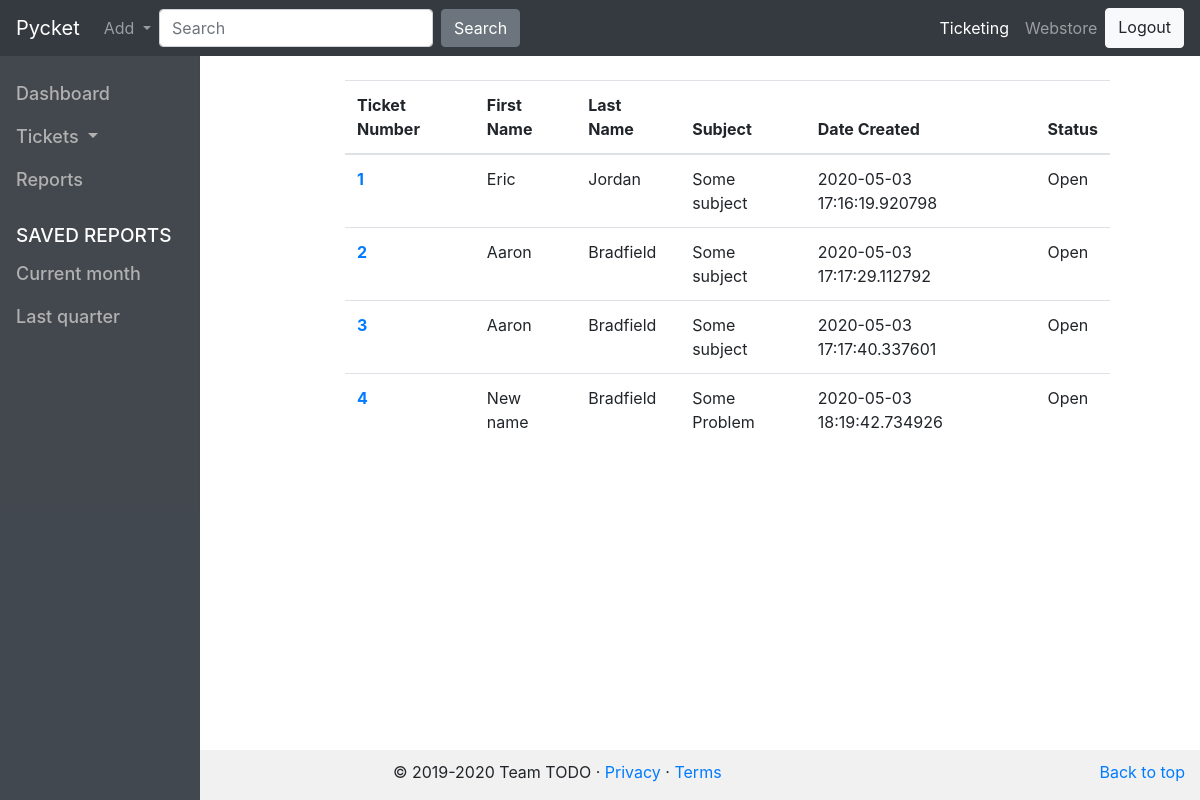
/ticket/index (signed in), run on an earlier commit of the app's database.
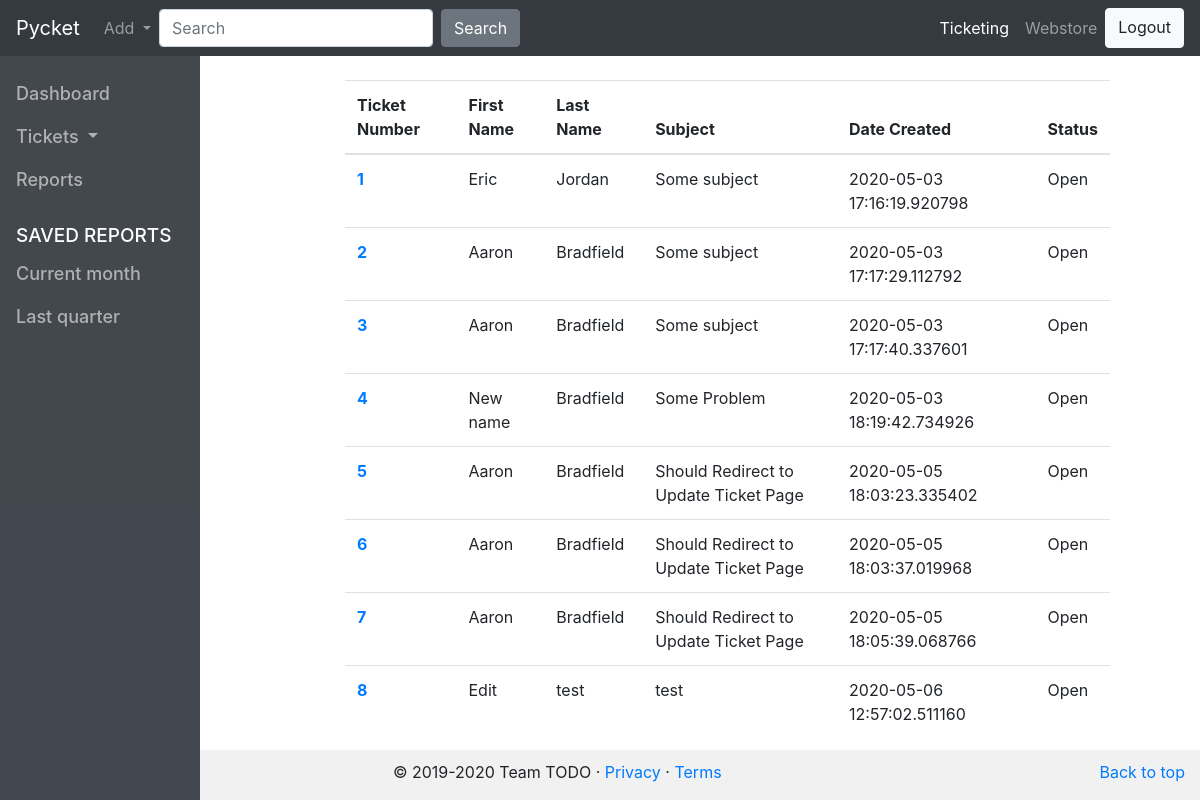
And on a later commit of the database.
### pycket/models.py (models this page shows, shortened)
class Ticket(db.Model):
    id = db.Column(db.Integer, primary_key=True)
    firstname = db.Column(db.String(64), index=True)
    lastname = db.Column(db.String(64), index=True)
    phone_number = db.Column(db.String(10), index=True)
    email = db.Column(db.String(128), index=True)
    location = db.Column(db.String(200), index=True)
    subject = db.Column(db.String(140), index=True)
    description = db.Column(db.String(1000))
    timestamp = db.Column(db.DateTime, index=True, default=datetime.utcnow)
    status = db.Column(db.String(35), default=ticket_statuses.one.value)
    user_id = db.Column(db.Integer, db.ForeignKey('user.id'))
    def get_id(self):
        return self.id
    def get_creation_timestamp(self):
        return self.timestamp
    def get_firstname(self):
        return self.firstname
    def get_lastname(self):
        return self.lastname
    def get_subject(self):
        return self.subject
    def get_status(self):
        return self.status

### pycket/ticket.py (the view)
@bp.route('/ticket/index')
@login_required
def index():
    tickets = Ticket.query.all()
    return render_template('ticket_home.html', tickets=tickets)

### pycket/models.py (called while the page is built)
@login.user_loader
def load_user(id):
    return User.query.get(int(id))

### pycket/templates/ticket/ticket_home.html (shortened to what this page needs)
{% extends 'ticket_base.html' %}
{% block stylesheets %}
<link rel="stylesheet" href="{{ url_for('static', filename='css/app/index.css') }}">
{% endblock %}
{% block content %}
<table class="table">
  <thead>
    <tr>
      <th scope="col">Ticket Number</th>
      <th scope="col">First Name</th>
      <th scope="col">Last Name</th>
      <th scope="col">Subject</th>
      <th scope="col">Date Created</th>
      <th scope="col">Status</th>
    </tr>
  </thead>
  <tbody>
    {% for ticket in tickets %}
    <tr>
        <th scope="row">
            <a href="{{ url_for('ticket.update', id=ticket.get_id()) }}">{{ ticket.get_id() }}</a>
        </th>
        <td>{{ ticket.get_firstname() }}</td>
        <td>{{ ticket.get_lastname() }}</td>
        <td>{{ ticket.get_subject() }}</td>
        <td>{{ ticket.get_creation_timestamp() }}</td>
        <td>{{ ticket.get_status() }}</td>
    </tr>
    {% endfor %}
  </tbody>
</table>
{% endblock %}

### pycket/templates/ticket/ticket_base.html (shortened to what this page needs)
<!DOCTYPE html>
<html lang="en">
<head>
    <link rel="stylesheet" href="{{ url_for('static', filename='bootstrap/bootstrap.min.css') }}">
    <link rel="stylesheet" href="{{ url_for('static', filename='css/app/style.css') }}">
    {% block stylesheets %} {% endblock %}
</head>
<body>
    <div id="navbar" class="container-fluid">
        <nav class="navbar navbar-expand-md navbar-dark fixed-top bg-dark">
            <a class="navbar-brand" href="{{ url_for('ticket.index') }}">Pycket</a>
            <div class="collapse navbar-collapse" id="navbarNavAltMarkup">
                <div class="navbar-nav">
                    <div class="nav-item dropdown">
                        <a class="nav-link dropdown-toggle" href="#" id="navbarDropdown" role="button" data-toggle="dropdown" aria-haspopup="true" aria-expanded="false">
                            Add
                          </a>
                    </div>
                    <form id="search" class="form-inline my-2 my-lg-0">
                        <input class="form-control mr-sm-2" type="search" placeholder="Search" aria-label="Search">
                        <button class="btn btn-secondary my-2 my-sm-0" type="submit">Search</button>
                      </form>
                </div>
                <div class="navbar-nav ml-auto">
                    {% if current_user.is_anonymous %}
                    <a class="btn btn-info extra-btn" href="{{ url_for('login') }}">Login</a>
                    <a id="signup" class="btn btn-info right-btn" href="{{ url_for('register') }}">Get Started</a>
                    {% else %}
                    <a class="nav-item nav-link active" href="{{ url_for('ticket.index') }}">Ticketing <span class="sr-only">(current)</span></a>
                    <a class="nav-item nav-link" href="{{ url_for('webstore.index') }}">Webstore</a>
                    <a id="nav-logout" class="btn btn-light right-btn" href="{{ url_for('logout') }}">Logout</a>
                    {% endif %}
                </div>
            </div>
        </nav>
    </div>
    <div class="container-fluid">
        <div class="row">
            <nav class="col-md-2 d-none d-md-block bg-light sidebar">
                <div class="sidebar-sticky">
                    <ul class="nav flex-column">
                        <li class="nav-item">
                            <a class="nav-link active" href="{{ url_for('ticket.index') }}">
                                Dashboard <span class="sr-only">(current)</span>
                            </a>
                        </li>
                        <a class="nav-link dropdown-toggle" href="#" id="navbarDropdown" role="button" data-toggle="dropdown" aria-haspopup="true" aria-expanded="false">
                            Tickets
                          </a>
                        <li class="nav-item">
                            <a class="nav-link" href="#">
                                Reports
                            </a>
                        </li>
                    </ul>
                    <h6
                        class="sidebar-heading d-flex justify-content-between align-items-center px-3 mt-4 mb-1">
                        <span>Saved reports</span>
                    </h6>
                    <ul class="nav flex-column mb-2">
                        <li class="nav-item">
                            <a class="nav-link" href="#">
                                Current month
                            </a>
                        </li>
                        <li class="nav-item">
                            <a class="nav-link" href="#">
                                Last quarter
                            </a>
                        </li>
                    </ul>
                </div>
            </nav>
            <div id="content" class="container row">
                {% block content %} {% endblock %}
            </div>
            <footer class="footer">
                <div class="container-fluid">
                    <p class="float-right"><a href="#">Back to top</a></p>
                    <p>&copy; 2019-2020 Team TODO &middot; <a href="#">Privacy</a> &middot; <a href="#">Terms</a></p>
                </div>
            </footer>
</body>

### pycket/static/css/app/style.css (style rules this page uses)
.sidebar { position: fixed; top: 0; bottom: 0; left: 0; z-index: 100; padding: 48px 0 0; box-shadow: inset -1px 0 0 rgba(0, 0, 0, .1); }
.sidebar-sticky { position: relative; top: 0; height: calc(100vh - 48px); padding-top: 1.5rem; overflow-x: hidden; overflow-y: auto; background-color: #343a40; opacity: 0.92; }
.sidebar .nav-link { font-weight: 500; font-size: 18px; color: #ababab; }
.sidebar .nav-link.active { color: #ababab; }
.sidebar-heading { font-size: 19px; font-weight: 500; text-transform: uppercase; color: white; }
.footer { position: absolute; bottom: 0; width: 100%; text-align: center; background-color: #f1f1f1; padding-top: 10px; }

### pycket/static/css/app/index.css (style rules this page uses)
#content { padding-top: 80px; padding-left: 360px; max-width: 95%; }

What changed in the data, as far as the page shows it:
added Ticket: get_id "5", get_firstname "Aaron", get_lastname "Bradfield", get_subject "Should Redirect to Update Ticket Page", get_creation_timestamp "2020-05-05 18:03:23.335402", get_status "Open"
added Ticket: get_id "6", get_firstname "Aaron", get_lastname "Bradfield", get_subject "Should Redirect to Update Ticket Page", get_creation_timestamp "2020-05-05 18:03:37.019968", get_status "Open"
added Ticket: get_id "7", get_firstname "Aaron", get_lastname "Bradfield", get_subject "Should Redirect to Update Ticket Page", get_creation_timestamp "2020-05-05 18:05:39.068766", get_status "Open"
added Ticket: get_id "8", get_firstname "Edit", get_lastname "test", get_subject "test", get_creation_timestamp "2020-05-06 12:57:02.511160", get_status "Open"
